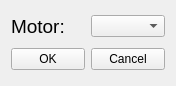
<?xml version="1.0" encoding="UTF-8"?>
<ui version="4.0">
 <class>choseAddMotor</class>
 <widget class="QWidget" name="choseAddMotor">
  <property name="geometry">
   <rect>
    <x>0</x>
    <y>0</y>
    <width>176</width>
    <height>86</height>
   </rect>
  </property>
  <property name="minimumSize">
   <size>
    <width>176</width>
    <height>86</height>
   </size>
  </property>
  <property name="maximumSize">
   <size>
    <width>176</width>
    <height>86</height>
   </size>
  </property>
  <property name="windowTitle">
   <string>Chose Motor</string>
  </property>
  <property name="windowIcon">
   <iconset resource="MotorTesting.qrc">
    <normaloff>:/icon/icon/AddNew.png</normaloff>:/icon/icon/AddNew.png</iconset>
  </property>
  <layout class="QGridLayout" name="gridLayout">
   <item row="0" column="0">
    <widget class="QLabel" name="lbMotor">
     <property name="font">
      <font>
       <pointsize>14</pointsize>
      </font>
     </property>
     <property name="text">
      <string>Motor:</string>
     </property>
    </widget>
   </item>
   <item row="0" column="1">
    <widget class="QComboBox" name="cbMotor"/>
   </item>
   <item row="1" column="0" colspan="2">
    <layout class="QHBoxLayout" name="horizontalLayout">
     <item>
      <widget class="QPushButton" name="btOK">
       <property name="text">
        <string>OK</string>
       </property>
      </widget>
     </item>
     <item>
      <widget class="QPushButton" name="btCancel">
       <property name="text">
        <string>Cancel</string>
       </property>
      </widget>
     </item>
    </layout>
   </item>
  </layout>
 </widget>
 <resources>
  <include location="MotorTesting.qrc"/>
 </resources>
 <connections/>
</ui>
